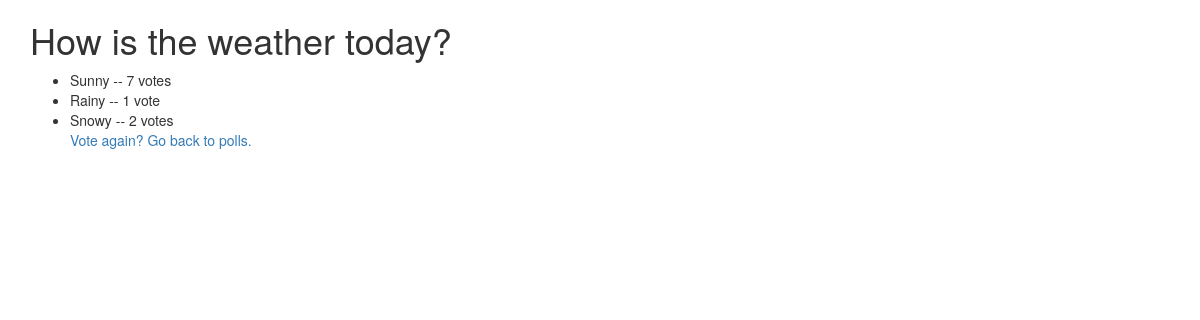
The page /polls/2/results/ on the database as committed earlier.
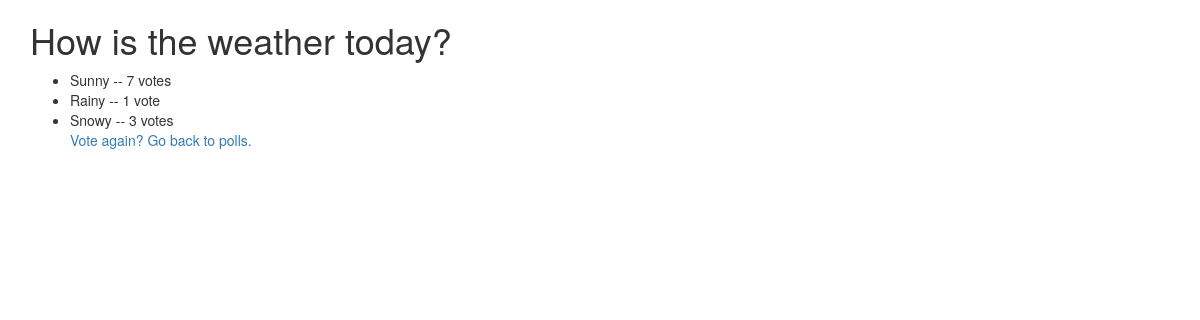
The same page on the database as committed later.
### polls/models.py (models this page shows, shortened)
class Choice(models.Model):
    question = models.ForeignKey(Question, on_delete=models.CASCADE)
    choice_text = models.CharField(max_length=200)
    votes = models.IntegerField(default=0)

### polls/views.py (the view)
# urls.py: url(r'^(?P<pk>\d+)/results/$', views.ResultsView.as_view(),
class ResultsView(generic.DetailView):
    model = Question
    template_name = 'polls/results.html'

### polls/templates/polls/results.html
{% extends 'polls/base.html' %} {% block title %}Poll Details{% endblock %} {% block body_block %}
<div class="container">
  <h1>{{ question.question_text }}</h1>
  <ul>
    {% for choice in question.choice_set.all %}
    <li>
      {{ choice.choice_text }} -- {{ choice.votes }} vote{{ choice.votes|pluralize }}
    </li>
    {% endfor %}
    <a href="{% url 'polls:detail' question.id %}">Vote again?</a>
    <a href="{% url 'polls:index' %}">Go back to polls.</a>
</div>
{% endblock %}

Rows that differ between the two databases and show on the page:
changed Choice "Snowy": votes "2" → "3"
